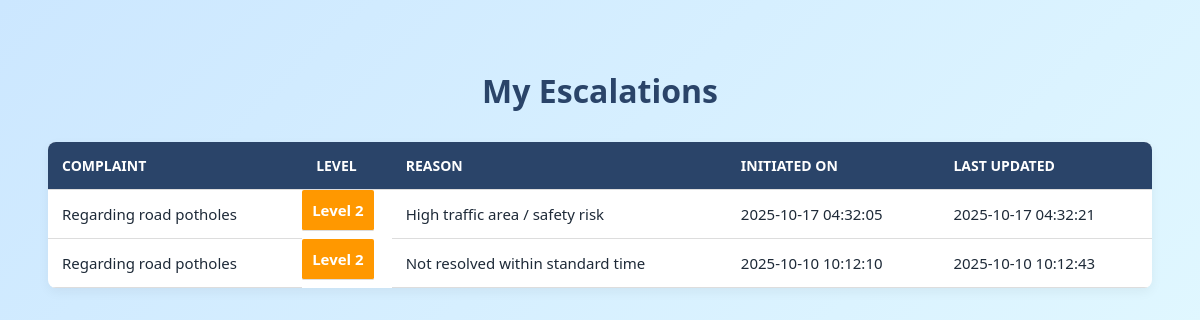
The app's page /view-escalations (signed in) with its own data.
### tables this page shows
CREATE TABLE escalations (
    id INTEGER PRIMARY KEY AUTOINCREMENT,
    complaint_id INTEGER NOT NULL,
    current_level INTEGER NOT NULL DEFAULT 1,
    reason TEXT,
    created_at DATETIME DEFAULT CURRENT_TIMESTAMP,
    updated_at DATETIME DEFAULT CURRENT_TIMESTAMP,
    FOREIGN KEY (complaint_id) REFERENCES complaints(id)
);

CREATE TABLE complaints (
    id INTEGER PRIMARY KEY AUTOINCREMENT,
    user_id INTEGER NOT NULL,
    subject TEXT NOT NULL,
    description TEXT NOT NULL,
    location TEXT NOT NULL,
    photo TEXT,
    category TEXT NOT NULL,
    status TEXT DEFAULT 'Submitted',
    created_at DATETIME DEFAULT CURRENT_TIMESTAMP,
    latitude REAL,
    longitudeÂ REAL, longitude REAL,
    FOREIGN KEY (user_id) REFERENCES users(id)
    
);

### app.py (the view)
@app.route('/view-escalations')
def view_escalations():
    if not session.get('user_id'):
        return redirect(url_for('login'))
    user_id = session['user_id']
    conn = get_db()
    cursor = conn.cursor()
    cursor.execute("""
        SELECT e.complaint_id, e.current_level, e.reason, e.created_at, e.updated_at, c.subject
        FROM escalations e
        JOIN complaints c ON e.complaint_id = c.id
        WHERE c.user_id = ?
        ORDER BY e.updated_at DESC
    """, (user_id,))
    escalations = cursor.fetchall()
    conn.close()
    return render_template('viewEscalations.html', escalations=escalations)

### app.py (called while the page is built)
def get_db():
    conn = sqlite3.connect(DATABASE)
    conn.row_factory = sqlite3.Row
    return conn

### templates/viewEscalations.html (shortened to what this page needs)
<!DOCTYPE html>
<html lang="en">
<head>
</head>
<body>
    <h1>My Escalations</h1>
    <table>
        <thead>
            <tr>
                <th>Complaint</th>
                <th>Level</th>
                <th>Reason</th>
                <th>Initiated On</th>
                <th>Last Updated</th>
            </tr>
        </thead>
        <tbody>
            {% for e in escalations %}
            <tr>
                <td>{{ e['subject'] }}</td>
                <td class="level level-{{ e['current_level'] }}">Level {{ e['current_level'] }}</td>
                <td>{{ e['reason'] }}</td>
                <td>{{ e['created_at'] }}</td>
                <td>{{ e['updated_at'] }}</td>
            </tr>
            {% endfor %}
        </tbody>
    </table>
</body>
</html>

### templates/viewEscalations.html (style rules this page uses)
body { font-family: 'Segoe UI', sans-serif; background: linear-gradient(135deg, #cce7ff, #e0f7ff); padding: 40px; color: #1e2a38; }
h1 { text-align: center; color: #2a4469; margin-bottom: 30px; }
table { width: 100%; border-collapse: collapse; background: white; box-shadow: 0 4px 12px rgba(0,0,0,0.05); border-radius: 8px; overflow: hidden; }
th, td { padding: 14px; border-bottom: 1px solid #ddd; text-align: left; font-size: 15px; }
th { background-color: #2a4469; color: white; text-transform: uppercase; font-size: 14px; }
.level { font-weight: bold; padding: 10px 10px; border-radius: 2px; color: white; display: inline-block; }
.level-2 { background: #ff9800; }

### records on screen
escalations: subject "Regarding road potholes", current_level "2", reason "High traffic area / safety risk", created_at "2025-10-17 04:32:05", updated_at "2025-10-17 04:32:21"
escalations: subject "Regarding road potholes", current_level "2", reason "Not resolved within standard time", created_at "2025-10-10 10:12:10", updated_at "2025-10-10 10:12:43"
